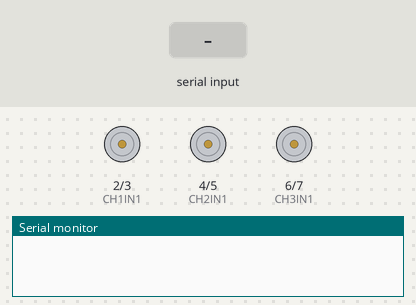
This sketch was run on a simulated Arduino Uno, built with avr-gcc and run on an emulated ATmega328P. Parts: motor-driver pin pairs drawn as motors (green arrow = first pin HIGH = forward, orange = second pin HIGH = backward, longer = more drive), the last lines printed to the serial monitor. Inputs (shaded band) come from the test bench.

Above: at 1.2 s.
1.3 s: "*SSCTRG1\n" received over Serial
At 2.9 s:
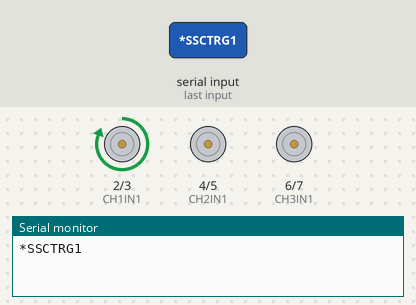
4.3 s: "*SSCTRG2\n" received over Serial
At 7.9 s:
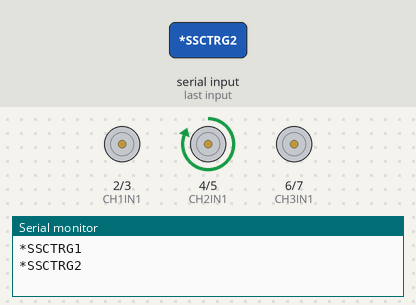
10.3 s: "*SSCTRG3\n" received over Serial
At 12.9 s:
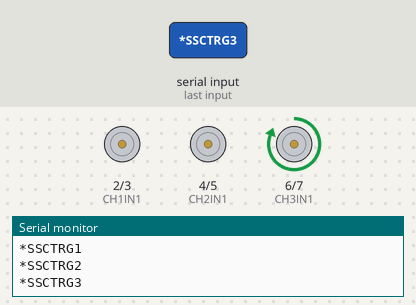
Timing chart, 0 to 22.3 s (numbered marks = the images above; inputs shaded):
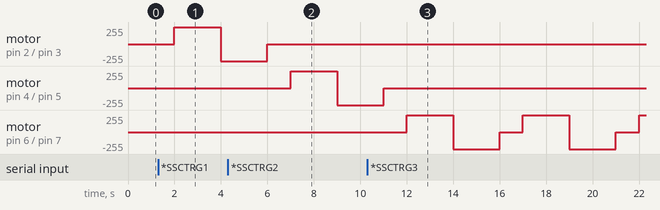

The sketch:

Trig_testV11.ino
```cpp
const int CH1IN1 = 2;                                         //Setting the digital pin numbers on the Arduino to drive motor controllers (leds for testing)
const int CH1IN2 = 3;                                         //Green = forward, Red = reverse
const int CH2IN1 = 4;
const int CH2IN2 = 5;
const int CH3IN1 = 6;
const int CH3IN2 = 7;
const unsigned int MAX_CMD_LEN = 9;                           //Set some max value for the cmd string?
static char cmd[MAX_CMD_LEN];                             //Create an array to hold the incoming command
static unsigned int cmd_pos = 0;

void setup()
{
  Serial.begin(9600);
  pinMode(CH1IN1, OUTPUT);
  pinMode(CH1IN2, OUTPUT);
  pinMode(CH2IN1, OUTPUT);
  pinMode(CH2IN2, OUTPUT);
  pinMode(CH3IN1, OUTPUT);
  pinMode(CH3IN2, OUTPUT);
}

void loop()
{
  while (Serial.available() > 0)                                //Check to see if anything is available in the serial receive buffer
    {
      char inByte = Serial.read();                              //Read the next available byte in the serial receive buffer
      if ( inByte != '\n' && ( cmd_pos < MAX_CMD_LEN - 1) )     //Message coming in (check not terminating character) and guard for over message size
    {
      cmd[cmd_pos] = inByte;                                    //Add incoming byte to array
      cmd_pos ++;                                               //Increment cmd_pos counter
      }
      else
     {
      cmd[cmd_pos] = '\0';                                      //add the null
     Serial.println(cmd);                                       //echo the command
//      cmd_pos = 0;

     }
    }

   if (strcmp(cmd, "*SSCTRG1") == 0)
   {
     digitalWrite(CH1IN1, HIGH);
     delay(2000);
     digitalWrite(CH1IN1, LOW);
     digitalWrite(CH1IN2, HIGH);
     delay(2000);
     digitalWrite(CH1IN2, LOW);
   }
   else if (strcmp(cmd, "*SSCTRG2") == 0)
   {
     digitalWrite(CH2IN1, HIGH);
     delay(2000);
     digitalWrite(CH2IN1, LOW);
     digitalWrite(CH2IN2, HIGH);
     delay(2000);
     digitalWrite(CH2IN2, LOW);
    }
    else if (strcmp(cmd, "*SSCTRG3") == 0)
    {
     digitalWrite(CH3IN1, HIGH);
     delay(2000);
     digitalWrite(CH3IN1, LOW);
     digitalWrite(CH3IN2, HIGH);
     delay(2000);
     digitalWrite(CH3IN2, LOW);
    }
    {
      cmd_pos = 0;
      Serial.flush();
      delay(1000);
   }
 }
```

Measured:
- after the input at 1.3 s, motor on pin 2 (CH1IN1) / pin 3 (CH1IN2): stopped → forward 255/255 after 0.70 s, → backward 255/255 2.0 s later
- after the input at 4.3 s, motor on pin 2 (CH1IN1) / pin 3 (CH1IN2): goes on until 6.0 s, then stays stopped; motor on pin 4 (CH2IN1) / pin 5 (CH2IN2): stopped → forward 255/255 after 2.7 s, → backward 255/255 2.0 s later
- after the input at 10.3 s, motor on pin 4 (CH2IN1) / pin 5 (CH2IN2): goes on until 11.0 s, then stays stopped; motor on pin 6 (CH3IN1) / pin 7 (CH3IN2): stopped → forward 255/255 after 1.7 s, → backward 255/255 2.0 s later, → stopped 2.0 s later, → forward 255/255 1.0 s later, … (7 changes in this stretch)
